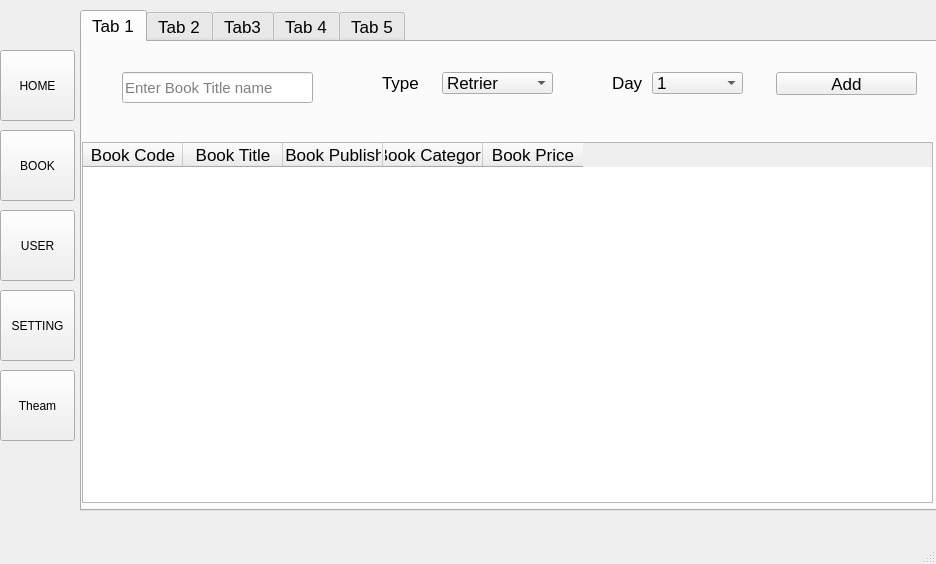
<?xml version="1.0" encoding="UTF-8"?>
<ui version="4.0">
 <class>MainWindow</class>
 <widget class="QMainWindow" name="MainWindow">
  <property name="geometry">
   <rect>
    <x>0</x>
    <y>0</y>
    <width>936</width>
    <height>564</height>
   </rect>
  </property>
  <property name="windowTitle">
   <string>MainWindow</string>
  </property>
  <widget class="QWidget" name="centralwidget">
   <widget class="QTabWidget" name="tabWidget">
    <property name="geometry">
     <rect>
      <x>80</x>
      <y>10</y>
      <width>861</width>
      <height>501</height>
     </rect>
    </property>
    <property name="font">
     <font>
      <pointsize>13</pointsize>
     </font>
    </property>
    <property name="currentIndex">
     <number>0</number>
    </property>
    <widget class="QWidget" name="tab">
     <attribute name="title">
      <string>Tab 1</string>
     </attribute>
     <widget class="QLineEdit" name="lineEdit">
      <property name="geometry">
       <rect>
        <x>40</x>
        <y>30</y>
        <width>191</width>
        <height>31</height>
       </rect>
      </property>
      <property name="font">
       <font>
        <pointsize>11</pointsize>
       </font>
      </property>
      <property name="placeholderText">
       <string>Enter Book Title name</string>
      </property>
     </widget>
     <widget class="QComboBox" name="comboBox">
      <property name="geometry">
       <rect>
        <x>360</x>
        <y>30</y>
        <width>111</width>
        <height>22</height>
       </rect>
      </property>
      <item>
       <property name="text">
        <string>Retrier</string>
       </property>
      </item>
      <item>
       <property name="text">
        <string>Rent</string>
       </property>
      </item>
     </widget>
     <widget class="QComboBox" name="comboBox_2">
      <property name="geometry">
       <rect>
        <x>570</x>
        <y>30</y>
        <width>91</width>
        <height>22</height>
       </rect>
      </property>
      <item>
       <property name="text">
        <string>1</string>
       </property>
      </item>
      <item>
       <property name="text">
        <string>2</string>
       </property>
      </item>
      <item>
       <property name="text">
        <string>3</string>
       </property>
      </item>
      <item>
       <property name="text">
        <string>4</string>
       </property>
      </item>
      <item>
       <property name="text">
        <string>5</string>
       </property>
      </item>
      <item>
       <property name="text">
        <string>6</string>
       </property>
      </item>
      <item>
       <property name="text">
        <string>7</string>
       </property>
      </item>
      <item>
       <property name="text">
        <string>8</string>
       </property>
      </item>
      <item>
       <property name="text">
        <string>9</string>
       </property>
      </item>
      <item>
       <property name="text">
        <string>10</string>
       </property>
      </item>
     </widget>
     <widget class="QPushButton" name="pushButton_6">
      <property name="geometry">
       <rect>
        <x>694</x>
        <y>30</y>
        <width>141</width>
        <height>23</height>
       </rect>
      </property>
      <property name="text">
       <string>Add</string>
      </property>
     </widget>
     <widget class="QTableWidget" name="tableWidget">
      <property name="geometry">
       <rect>
        <x>0</x>
        <y>100</y>
        <width>851</width>
        <height>361</height>
       </rect>
      </property>
      <property name="styleSheet">
       <string notr="true">font: 12pt &quot;MS Shell Dlg 2&quot;;</string>
      </property>
      <column>
       <property name="text">
        <string>Book Code</string>
       </property>
      </column>
      <column>
       <property name="text">
        <string>Book Title</string>
       </property>
      </column>
      <column>
       <property name="text">
        <string>    Book Publisher</string>
       </property>
      </column>
      <column>
       <property name="text">
        <string>Book Category</string>
       </property>
      </column>
      <column>
       <property name="text">
        <string>Book Price</string>
       </property>
      </column>
     </widget>
     <widget class="QLabel" name="label">
      <property name="geometry">
       <rect>
        <x>300</x>
        <y>30</y>
        <width>47</width>
        <height>21</height>
       </rect>
      </property>
      <property name="text">
       <string>Type</string>
      </property>
     </widget>
     <widget class="QLabel" name="label_2">
      <property name="geometry">
       <rect>
        <x>530</x>
        <y>30</y>
        <width>47</width>
        <height>21</height>
       </rect>
      </property>
      <property name="text">
       <string>Day</string>
      </property>
     </widget>
    </widget>
    <widget class="QWidget" name="tab_2">
     <attribute name="title">
      <string>Tab 2</string>
     </attribute>
     <widget class="QTabWidget" name="tabWidget_2">
      <property name="geometry">
       <rect>
        <x>0</x>
        <y>0</y>
        <width>861</width>
        <height>471</height>
       </rect>
      </property>
      <property name="currentIndex">
       <number>0</number>
      </property>
      <widget class="QWidget" name="tab_4">
       <attribute name="title">
        <string>Add New Book</string>
       </attribute>
       <widget class="QLineEdit" name="lineEdit_2">
        <property name="geometry">
         <rect>
          <x>130</x>
          <y>100</y>
          <width>181</width>
          <height>31</height>
         </rect>
        </property>
       </widget>
       <widget class="QLineEdit" name="lineEdit_3">
        <property name="geometry">
         <rect>
          <x>622</x>
          <y>90</y>
          <width>171</width>
          <height>31</height>
         </rect>
        </property>
       </widget>
       <widget class="QLineEdit" name="lineEdit_4">
        <property name="geometry">
         <rect>
          <x>632</x>
          <y>320</y>
          <width>161</width>
          <height>31</height>
         </rect>
        </property>
       </widget>
       <widget class="QPlainTextEdit" name="plainTextEdit">
        <property name="geometry">
         <rect>
          <x>20</x>
          <y>170</y>
          <width>291</width>
          <height>181</height>
         </rect>
        </property>
       </widget>
       <widget class="QComboBox" name="comboBox_3">
        <property name="geometry">
         <rect>
          <x>630</x>
          <y>150</y>
          <width>161</width>
          <height>22</height>
         </rect>
        </property>
       </widget>
       <widget class="QComboBox" name="comboBox_4">
        <property name="geometry">
         <rect>
          <x>630</x>
          <y>210</y>
          <width>161</width>
          <height>22</height>
         </rect>
        </property>
       </widget>
       <widget class="QPushButton" name="pushButton_7">
        <property name="geometry">
         <rect>
          <x>410</x>
          <y>370</y>
          <width>75</width>
          <height>31</height>
         </rect>
        </property>
        <property name="text">
         <string>Save</string>
        </property>
       </widget>
       <widget class="QLabel" name="label_3">
        <property name="geometry">
         <rect>
          <x>30</x>
          <y>100</y>
          <width>91</width>
          <height>31</height>
         </rect>
        </property>
        <property name="text">
         <string>Book Title</string>
        </property>
       </widget>
       <widget class="QLabel" name="label_4">
        <property name="geometry">
         <rect>
          <x>530</x>
          <y>90</y>
          <width>91</width>
          <height>31</height>
         </rect>
        </property>
        <property name="text">
         <string>Book Code</string>
        </property>
       </widget>
       <widget class="QLabel" name="label_5">
        <property name="geometry">
         <rect>
          <x>530</x>
          <y>160</y>
          <width>91</width>
          <height>21</height>
         </rect>
        </property>
        <property name="text">
         <string>Category</string>
        </property>
       </widget>
       <widget class="QLabel" name="label_6">
        <property name="geometry">
         <rect>
          <x>530</x>
          <y>210</y>
          <width>91</width>
          <height>31</height>
         </rect>
        </property>
        <property name="text">
         <string>Author</string>
        </property>
       </widget>
       <widget class="QLabel" name="label_7">
        <property name="geometry">
         <rect>
          <x>530</x>
          <y>320</y>
          <width>91</width>
          <height>31</height>
         </rect>
        </property>
        <property name="text">
         <string>Book Price</string>
        </property>
       </widget>
       <widget class="QComboBox" name="comboBox_5">
        <property name="geometry">
         <rect>
          <x>630</x>
          <y>270</y>
          <width>161</width>
          <height>22</height>
         </rect>
        </property>
       </widget>
       <widget class="QLabel" name="label_8">
        <property name="geometry">
         <rect>
          <x>530</x>
          <y>270</y>
          <width>91</width>
          <height>21</height>
         </rect>
        </property>
        <property name="text">
         <string>Publisher</string>
        </property>
       </widget>
      </widget>
      <widget class="QWidget" name="tab_3">
       <attribute name="title">
        <string>Edit or Delete a Book</string>
       </attribute>
       <widget class="QLabel" name="label_15">
        <property name="geometry">
         <rect>
          <x>60</x>
          <y>50</y>
          <width>91</width>
          <height>31</height>
         </rect>
        </property>
        <property name="text">
         <string>Book Title</string>
        </property>
       </widget>
       <widget class="QLineEdit" name="lineEdit_8">
        <property name="geometry">
         <rect>
          <x>160</x>
          <y>50</y>
          <width>181</width>
          <height>31</height>
         </rect>
        </property>
       </widget>
       <widget class="QLabel" name="label_16">
        <property name="geometry">
         <rect>
          <x>60</x>
          <y>120</y>
          <width>91</width>
          <height>31</height>
         </rect>
        </property>
        <property name="text">
         <string>Book Title</string>
        </property>
       </widget>
       <widget class="QLineEdit" name="lineEdit_9">
        <property name="geometry">
         <rect>
          <x>160</x>
          <y>120</y>
          <width>181</width>
          <height>31</height>
         </rect>
        </property>
       </widget>
       <widget class="QPlainTextEdit" name="plainTextEdit_3">
        <property name="geometry">
         <rect>
          <x>50</x>
          <y>180</y>
          <width>291</width>
          <height>181</height>
         </rect>
        </property>
       </widget>
       <widget class="QLabel" name="label_17">
        <property name="geometry">
         <rect>
          <x>520</x>
          <y>90</y>
          <width>91</width>
          <height>31</height>
         </rect>
        </property>
        <property name="text">
         <string>Book Code</string>
        </property>
       </widget>
       <widget class="QLineEdit" name="lineEdit_10">
        <property name="geometry">
         <rect>
          <x>610</x>
          <y>90</y>
          <width>171</width>
          <height>31</height>
         </rect>
        </property>
       </widget>
       <widget class="QLabel" name="label_18">
        <property name="geometry">
         <rect>
          <x>520</x>
          <y>150</y>
          <width>91</width>
          <height>21</height>
         </rect>
        </property>
        <property name="text">
         <string>Category</string>
        </property>
       </widget>
       <widget class="QComboBox" name="comboBox_9">
        <property name="geometry">
         <rect>
          <x>620</x>
          <y>150</y>
          <width>161</width>
          <height>22</height>
         </rect>
        </property>
       </widget>
       <widget class="QComboBox" name="comboBox_10">
        <property name="geometry">
         <rect>
          <x>620</x>
          <y>210</y>
          <width>161</width>
          <height>22</height>
         </rect>
        </property>
       </widget>
       <widget class="QComboBox" name="comboBox_11">
        <property name="geometry">
         <rect>
          <x>620</x>
          <y>270</y>
          <width>161</width>
          <height>22</height>
         </rect>
        </property>
       </widget>
       <widget class="QLineEdit" name="lineEdit_11">
        <property name="geometry">
         <rect>
          <x>610</x>
          <y>330</y>
          <width>171</width>
          <height>31</height>
         </rect>
        </property>
       </widget>
       <widget class="QLabel" name="label_19">
        <property name="geometry">
         <rect>
          <x>520</x>
          <y>210</y>
          <width>91</width>
          <height>21</height>
         </rect>
        </property>
        <property name="text">
         <string>Author</string>
        </property>
       </widget>
       <widget class="QLabel" name="label_20">
        <property name="geometry">
         <rect>
          <x>520</x>
          <y>270</y>
          <width>91</width>
          <height>21</height>
         </rect>
        </property>
        <property name="text">
         <string>Publisher</string>
        </property>
       </widget>
       <widget class="QLabel" name="label_21">
        <property name="geometry">
         <rect>
          <x>520</x>
          <y>330</y>
          <width>91</width>
          <height>31</height>
         </rect>
        </property>
        <property name="text">
         <string>Book Price</string>
        </property>
       </widget>
       <widget class="QPushButton" name="pushButton_9">
        <property name="geometry">
         <rect>
          <x>390</x>
          <y>50</y>
          <width>101</width>
          <height>31</height>
         </rect>
        </property>
        <property name="text">
         <string>Search</string>
        </property>
       </widget>
       <widget class="QPushButton" name="pushButton_10">
        <property name="geometry">
         <rect>
          <x>180</x>
          <y>390</y>
          <width>101</width>
          <height>31</height>
         </rect>
        </property>
        <property name="text">
         <string>Delete</string>
        </property>
       </widget>
       <widget class="QPushButton" name="pushButton_11">
        <property name="geometry">
         <rect>
          <x>530</x>
          <y>390</y>
          <width>101</width>
          <height>31</height>
         </rect>
        </property>
        <property name="text">
         <string>Save</string>
        </property>
       </widget>
      </widget>
     </widget>
    </widget>
    <widget class="QWidget" name="tab_7">
     <attribute name="title">
      <string>Tab3</string>
     </attribute>
     <widget class="QGroupBox" name="groupBox">
      <property name="geometry">
       <rect>
        <x>20</x>
        <y>30</y>
        <width>401</width>
        <height>421</height>
       </rect>
      </property>
      <property name="title">
       <string>Add New User</string>
      </property>
      <widget class="QLineEdit" name="lineEdit_12">
       <property name="geometry">
        <rect>
         <x>170</x>
         <y>70</y>
         <width>191</width>
         <height>31</height>
        </rect>
       </property>
      </widget>
      <widget class="QLineEdit" name="lineEdit_13">
       <property name="geometry">
        <rect>
         <x>170</x>
         <y>140</y>
         <width>191</width>
         <height>31</height>
        </rect>
       </property>
      </widget>
      <widget class="QLineEdit" name="lineEdit_14">
       <property name="geometry">
        <rect>
         <x>170</x>
         <y>210</y>
         <width>191</width>
         <height>31</height>
        </rect>
       </property>
      </widget>
      <widget class="QLineEdit" name="lineEdit_15">
       <property name="geometry">
        <rect>
         <x>170</x>
         <y>280</y>
         <width>191</width>
         <height>31</height>
        </rect>
       </property>
      </widget>
      <widget class="QLabel" name="label_22">
       <property name="geometry">
        <rect>
         <x>60</x>
         <y>75</y>
         <width>111</width>
         <height>21</height>
        </rect>
       </property>
       <property name="text">
        <string>User Name</string>
       </property>
      </widget>
      <widget class="QLabel" name="label_23">
       <property name="geometry">
        <rect>
         <x>60</x>
         <y>150</y>
         <width>111</width>
         <height>16</height>
        </rect>
       </property>
       <property name="text">
        <string>Email</string>
       </property>
      </widget>
      <widget class="QLabel" name="label_24">
       <property name="geometry">
        <rect>
         <x>60</x>
         <y>215</y>
         <width>111</width>
         <height>21</height>
        </rect>
       </property>
       <property name="text">
        <string>Password</string>
       </property>
      </widget>
      <widget class="QLabel" name="label_25">
       <property name="geometry">
        <rect>
         <x>50</x>
         <y>280</y>
         <width>111</width>
         <height>31</height>
        </rect>
       </property>
       <property name="text">
        <string>Again Password</string>
       </property>
      </widget>
      <widget class="QPushButton" name="pushButton_12">
       <property name="geometry">
        <rect>
         <x>140</x>
         <y>360</y>
         <width>75</width>
         <height>23</height>
        </rect>
       </property>
       <property name="text">
        <string>Add User</string>
       </property>
      </widget>
     </widget>
     <widget class="QGroupBox" name="groupBox_2">
      <property name="geometry">
       <rect>
        <x>440</x>
        <y>30</y>
        <width>401</width>
        <height>421</height>
       </rect>
      </property>
      <property name="title">
       <string>Edit User Information</string>
      </property>
      <widget class="QLineEdit" name="lineEdit_16">
       <property name="geometry">
        <rect>
         <x>170</x>
         <y>160</y>
         <width>191</width>
         <height>31</height>
        </rect>
       </property>
      </widget>
      <widget class="QLineEdit" name="lineEdit_17">
       <property name="geometry">
        <rect>
         <x>170</x>
         <y>220</y>
         <width>191</width>
         <height>31</height>
        </rect>
       </property>
      </widget>
      <widget class="QLineEdit" name="lineEdit_18">
       <property name="geometry">
        <rect>
         <x>170</x>
         <y>280</y>
         <width>191</width>
         <height>31</height>
        </rect>
       </property>
      </widget>
      <widget class="QLineEdit" name="lineEdit_19">
       <property name="geometry">
        <rect>
         <x>170</x>
         <y>340</y>
         <width>191</width>
         <height>31</height>
        </rect>
       </property>
      </widget>
      <widget class="QLabel" name="label_26">
       <property name="geometry">
        <rect>
         <x>50</x>
         <y>160</y>
         <width>111</width>
         <height>31</height>
        </rect>
       </property>
       <property name="text">
        <string>User Name</string>
       </property>
      </widget>
      <widget class="QLabel" name="label_27">
       <property name="geometry">
        <rect>
         <x>50</x>
         <y>230</y>
         <width>111</width>
         <height>16</height>
        </rect>
       </property>
       <property name="text">
        <string>Email</string>
       </property>
      </widget>
      <widget class="QLabel" name="label_28">
       <property name="geometry">
        <rect>
         <x>50</x>
         <y>290</y>
         <width>111</width>
         <height>21</height>
        </rect>
       </property>
       <property name="text">
        <string>Password</string>
       </property>
      </widget>
      <widget class="QLabel" name="label_29">
       <property name="geometry">
        <rect>
         <x>40</x>
         <y>340</y>
         <width>121</width>
         <height>31</height>
        </rect>
       </property>
       <property name="text">
        <string>Again Password</string>
       </property>
      </widget>
      <widget class="QLabel" name="label_30">
       <property name="geometry">
        <rect>
         <x>40</x>
         <y>30</y>
         <width>111</width>
         <height>31</height>
        </rect>
       </property>
       <property name="text">
        <string>User Name</string>
       </property>
      </widget>
      <widget class="QLineEdit" name="lineEdit_20">
       <property name="geometry">
        <rect>
         <x>160</x>
         <y>30</y>
         <width>191</width>
         <height>31</height>
        </rect>
       </property>
      </widget>
      <widget class="QLabel" name="label_31">
       <property name="geometry">
        <rect>
         <x>40</x>
         <y>75</y>
         <width>111</width>
         <height>21</height>
        </rect>
       </property>
       <property name="text">
        <string>Password</string>
       </property>
      </widget>
      <widget class="QLineEdit" name="lineEdit_21">
       <property name="geometry">
        <rect>
         <x>160</x>
         <y>70</y>
         <width>191</width>
         <height>31</height>
        </rect>
       </property>
      </widget>
      <widget class="QPushButton" name="pushButton_13">
       <property name="geometry">
        <rect>
         <x>150</x>
         <y>110</y>
         <width>75</width>
         <height>31</height>
        </rect>
       </property>
       <property name="text">
        <string>Login</string>
       </property>
      </widget>
      <widget class="QPushButton" name="pushButton_14">
       <property name="geometry">
        <rect>
         <x>134</x>
         <y>380</y>
         <width>141</width>
         <height>31</height>
        </rect>
       </property>
       <property name="text">
        <string>Edit User Data</string>
       </property>
      </widget>
     </widget>
    </widget>
    <widget class="QWidget" name="tab_8">
     <attribute name="title">
      <string>Tab 4</string>
     </attribute>
     <widget class="QTabWidget" name="tabWidget_3">
      <property name="geometry">
       <rect>
        <x>0</x>
        <y>0</y>
        <width>861</width>
        <height>471</height>
       </rect>
      </property>
      <property name="currentIndex">
       <number>0</number>
      </property>
      <widget class="QWidget" name="tab_9">
       <attribute name="title">
        <string>Categoris</string>
       </attribute>
       <widget class="QTableWidget" name="tableWidget_2">
        <property name="geometry">
         <rect>
          <x>0</x>
          <y>150</y>
          <width>851</width>
          <height>271</height>
         </rect>
        </property>
        <property name="styleSheet">
         <string notr="true">font: 11pt &quot;MS Shell Dlg 2&quot;;</string>
        </property>
        <column>
         <property name="text">
          <string>Category Name</string>
         </property>
        </column>
       </widget>
       <widget class="QLineEdit" name="lineEdit_22">
        <property name="geometry">
         <rect>
          <x>190</x>
          <y>70</y>
          <width>221</width>
          <height>31</height>
         </rect>
        </property>
       </widget>
       <widget class="QPushButton" name="pushButton_15">
        <property name="geometry">
         <rect>
          <x>530</x>
          <y>70</y>
          <width>161</width>
          <height>31</height>
         </rect>
        </property>
        <property name="text">
         <string>Add New Categoriy</string>
        </property>
       </widget>
       <widget class="QLabel" name="label_32">
        <property name="geometry">
         <rect>
          <x>30</x>
          <y>75</y>
          <width>151</width>
          <height>21</height>
         </rect>
        </property>
        <property name="text">
         <string>New Categori Name</string>
        </property>
       </widget>
      </widget>
      <widget class="QWidget" name="tab_11">
       <attribute name="title">
        <string>Author</string>
       </attribute>
       <widget class="QTableWidget" name="tableWidget_3">
        <property name="geometry">
         <rect>
          <x>0</x>
          <y>150</y>
          <width>851</width>
          <height>271</height>
         </rect>
        </property>
        <property name="styleSheet">
         <string notr="true">font: 11pt &quot;MS Shell Dlg 2&quot;;</string>
        </property>
        <column>
         <property name="text">
          <string>Author Name</string>
         </property>
        </column>
       </widget>
       <widget class="QLabel" name="label_33">
        <property name="geometry">
         <rect>
          <x>60</x>
          <y>50</y>
          <width>151</width>
          <height>31</height>
         </rect>
        </property>
        <property name="text">
         <string>New Author Name</string>
        </property>
       </widget>
       <widget class="QLineEdit" name="lineEdit_23">
        <property name="geometry">
         <rect>
          <x>240</x>
          <y>50</y>
          <width>221</width>
          <height>31</height>
         </rect>
        </property>
       </widget>
       <widget class="QPushButton" name="pushButton_16">
        <property name="geometry">
         <rect>
          <x>600</x>
          <y>50</y>
          <width>161</width>
          <height>31</height>
         </rect>
        </property>
        <property name="text">
         <string>Add New Author</string>
        </property>
       </widget>
      </widget>
      <widget class="QWidget" name="tab_10">
       <attribute name="title">
        <string>Publisher</string>
       </attribute>
       <widget class="QTableWidget" name="tableWidget_4">
        <property name="geometry">
         <rect>
          <x>0</x>
          <y>150</y>
          <width>851</width>
          <height>271</height>
         </rect>
        </property>
        <property name="styleSheet">
         <string notr="true">font: 11pt &quot;MS Shell Dlg 2&quot;;</string>
        </property>
        <column>
         <property name="text">
          <string>Publisher Name</string>
         </property>
        </column>
       </widget>
       <widget class="QLabel" name="label_34">
        <property name="geometry">
         <rect>
          <x>80</x>
          <y>60</y>
          <width>161</width>
          <height>31</height>
         </rect>
        </property>
        <property name="text">
         <string>New Publisher Name</string>
        </property>
       </widget>
       <widget class="QLineEdit" name="lineEdit_24">
        <property name="geometry">
         <rect>
          <x>240</x>
          <y>60</y>
          <width>221</width>
          <height>31</height>
         </rect>
        </property>
       </widget>
       <widget class="QPushButton" name="pushButton_17">
        <property name="geometry">
         <rect>
          <x>580</x>
          <y>60</y>
          <width>161</width>
          <height>31</height>
         </rect>
        </property>
        <property name="text">
         <string>Add New Publisher</string>
        </property>
       </widget>
      </widget>
     </widget>
    </widget>
    <widget class="QWidget" name="tab_12">
     <attribute name="title">
      <string>Tab 5</string>
     </attribute>
     <widget class="QGroupBox" name="groupBox_3">
      <property name="geometry">
       <rect>
        <x>150</x>
        <y>30</y>
        <width>571</width>
        <height>411</height>
       </rect>
      </property>
      <property name="styleSheet">
       <string notr="true">background-color: rgb(120, 120, 120);</string>
      </property>
      <property name="title">
       <string/>
      </property>
      <widget class="QPushButton" name="pushButton_18">
       <property name="geometry">
        <rect>
         <x>90</x>
         <y>110</y>
         <width>141</width>
         <height>121</height>
        </rect>
       </property>
       <property name="text">
        <string>PushButton1</string>
       </property>
      </widget>
      <widget class="QPushButton" name="pushButton_19">
       <property name="geometry">
        <rect>
         <x>370</x>
         <y>100</y>
         <width>141</width>
         <height>121</height>
        </rect>
       </property>
       <property name="text">
        <string>PushButton2</string>
       </property>
      </widget>
      <widget class="QPushButton" name="pushButton_20">
       <property name="geometry">
        <rect>
         <x>90</x>
         <y>280</y>
         <width>141</width>
         <height>121</height>
        </rect>
       </property>
       <property name="text">
        <string>PushButton3</string>
       </property>
      </widget>
      <widget class="QPushButton" name="pushButton_21">
       <property name="geometry">
        <rect>
         <x>370</x>
         <y>280</y>
         <width>141</width>
         <height>121</height>
        </rect>
       </property>
       <property name="text">
        <string>PushButton4</string>
       </property>
      </widget>
      <widget class="QLabel" name="label_35">
       <property name="geometry">
        <rect>
         <x>80</x>
         <y>55</y>
         <width>151</width>
         <height>21</height>
        </rect>
       </property>
       <property name="styleSheet">
        <string notr="true">font: 12pt &quot;MS Shell Dlg 2&quot;;
color: rgb(255, 255, 255);</string>
       </property>
       <property name="text">
        <string>Apply Your themes:</string>
       </property>
      </widget>
     </widget>
    </widget>
   </widget>
   <widget class="QPushButton" name="pushButton">
    <property name="geometry">
     <rect>
      <x>0</x>
      <y>50</y>
      <width>75</width>
      <height>71</height>
     </rect>
    </property>
    <property name="styleSheet">
     <string notr="true">border-image: url(:/newPrefix/today.png);</string>
    </property>
    <property name="text">
     <string>HOME</string>
    </property>
   </widget>
   <widget class="QPushButton" name="pushButton_2">
    <property name="geometry">
     <rect>
      <x>0</x>
      <y>130</y>
      <width>75</width>
      <height>71</height>
     </rect>
    </property>
    <property name="styleSheet">
     <string notr="true">border-image: url(:/newPrefix/books.png);</string>
    </property>
    <property name="text">
     <string>BOOK</string>
    </property>
   </widget>
   <widget class="QPushButton" name="pushButton_3">
    <property name="geometry">
     <rect>
      <x>0</x>
      <y>210</y>
      <width>75</width>
      <height>71</height>
     </rect>
    </property>
    <property name="styleSheet">
     <string notr="true">border-image: url(:/newPrefix/users.png);</string>
    </property>
    <property name="text">
     <string>USER</string>
    </property>
   </widget>
   <widget class="QPushButton" name="pushButton_4">
    <property name="geometry">
     <rect>
      <x>0</x>
      <y>290</y>
      <width>75</width>
      <height>71</height>
     </rect>
    </property>
    <property name="styleSheet">
     <string notr="true">border-image: url(:/newPrefix/settings.png);</string>
    </property>
    <property name="text">
     <string>SETTING</string>
    </property>
   </widget>
   <widget class="QPushButton" name="pushButton_5">
    <property name="geometry">
     <rect>
      <x>0</x>
      <y>370</y>
      <width>75</width>
      <height>71</height>
     </rect>
    </property>
    <property name="styleSheet">
     <string notr="true">border-image: url(:/newPrefix/settings.png);
border-image: url(:/newPrefix/themes.png);</string>
    </property>
    <property name="text">
     <string>Theam</string>
    </property>
   </widget>
  </widget>
  <widget class="QMenuBar" name="menubar">
   <property name="geometry">
    <rect>
     <x>0</x>
     <y>0</y>
     <width>936</width>
     <height>21</height>
    </rect>
   </property>
  </widget>
  <widget class="QStatusBar" name="statusbar"/>
 </widget>
 <resources/>
 <connections/>
</ui>
